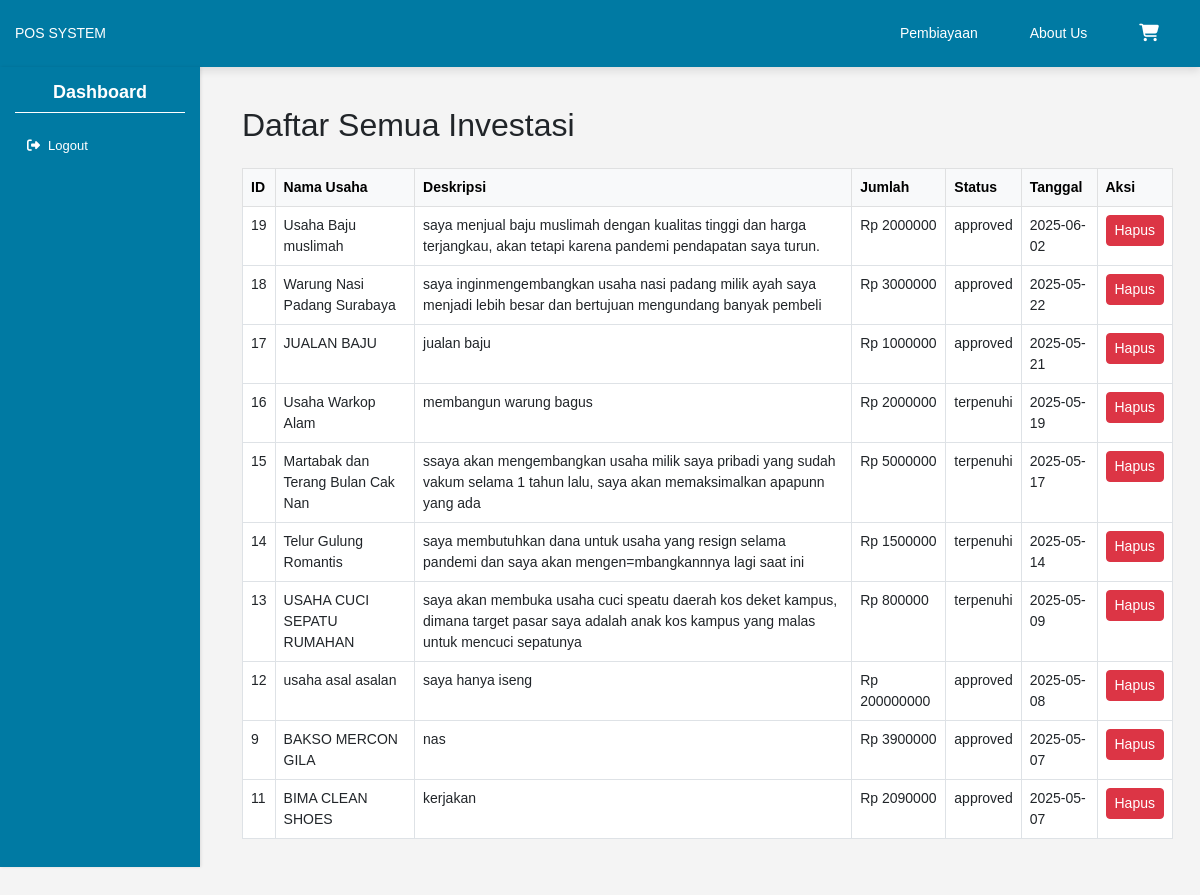
The app's page /admin/investasi with its own data.
### tables this page shows
CREATE TABLE crowdfunding_requests (
    id INTEGER PRIMARY KEY,
    business_name TEXT,
    investy_id INTEGER,
    amount INTEGER,
    description TEXT,
    status TEXT,
    document TEXT,
    created_at TEXT,
    cover_image TEXT
, funded_amount REAL DEFAULT 0, saldo INTEGER DEFAULT 0);

### hello.py (the view)
@app.route('/admin/investasi')
def semua_investasi():
    conn = get_db_connection()
    investasi = conn.execute("""
        SELECT id, business_name, description, amount, status, created_at
        FROM crowdfunding_requests
        ORDER BY created_at DESC
    """).fetchall()
    conn.close()
    return render_template('admin/semua_investasi.html', investasi=investasi)

### database.py (called while the page is built)
def get_db_connection():
    conn = sqlite3.connect(DATABASE_NAME)
    conn.row_factory = sqlite3.Row  # Mengembalikan hasil dalam bentuk dictionary
    return conn

### templates/admin/semua_investasi.html (shortened to what this page needs)
{% extends 'dashboard.html' %}
{% block content %}
<div class="container mt-4">
    <h2 class="mb-4">Daftar Semua Investasi</h2>
    {% if investasi %}
    <table class="table table-bordered table-hover">
        <thead class="table-light">
            <tr>
                <th>ID</th>
                <th>Nama Usaha</td>
                <th>Deskripsi</th>
                <th>Jumlah</th>
                <th>Status</th>
                <th>Tanggal</th>
                <th>Aksi</th>
            </tr>
        </thead>
        <tbody>
            {% for inv in investasi %}
            <tr>
                <td>{{ inv.id }}</td>
                <td>{{ inv.business_name }}</td>
                <td>{{ inv.description }}</td>
                <td>Rp {{ inv.amount }}</td>
                <td>{{ inv.status }}</td>
                <td>{{ inv.created_at }}</td>
                <td>
                    <form method="POST" action="{{ url_for('hapus_investasi', id=inv.id) }}" onsubmit="return confirm('Yakin ingin menghapus?');">
                        <button class="btn btn-sm btn-danger">Hapus</button>
                    </form>
                </td>
            </tr>
            {% endfor %}
        </tbody>
    </table>
    {% else %}
        <p class="text-muted">Tidak ada data investasi.</p>
    {% endif %}
</div>
{% endblock %}

### static/css/dashboard.css (style rules this page uses)
body { font-family: 'Poppins', Arial, sans-serif; font-size: 14px; margin: 0; padding: 0; box-sizing: border-box; background-color: #f4f4f4; }

### records on screen
crowdfunding_requests: id "19", business_name "Usaha Baju muslimah", description "saya menjual baju muslimah dengan kualitas tinggi dan harga terjangkau, akan tetapi karena pandemi pendapatan saya turun.", amount "2000000", status "approved", created_at "2025-06-02"
crowdfunding_requests: id "18", business_name "Warung Nasi Padang Surabaya", description "saya inginmengembangkan usaha nasi padang milik ayah saya menjadi lebih besar dan bertujuan mengundang banyak pembeli", amount "3000000", status "approved", created_at "2025-05-22"
crowdfunding_requests: id "17", business_name "JUALAN BAJU", description "jualan baju", amount "1000000", status "approved", created_at "2025-05-21"
crowdfunding_requests: id "16", business_name "Usaha Warkop Alam", description "membangun warung bagus", amount "2000000", status "terpenuhi", created_at "2025-05-19"
crowdfunding_requests: id "15", business_name "Martabak dan Terang Bulan Cak Nan", description "ssaya akan mengembangkan usaha milik saya pribadi yang sudah vakum selama 1 tahun lalu, saya akan memaksimalkan apapunn yang ada", amount "5000000", status "terpenuhi", created_at "2025-05-17"
crowdfunding_requests: id "14", business_name "Telur Gulung Romantis", description "saya membutuhkan dana untuk usaha yang resign selama pandemi dan saya akan mengen=mbangkannnya lagi saat ini", amount "1500000", status "terpenuhi", created_at "2025-05-14"
crowdfunding_requests: id "13", business_name "USAHA CUCI SEPATU RUMAHAN", description "saya akan membuka usaha cuci speatu daerah kos deket kampus, dimana target pasar saya adalah anak kos kampus yang malas untuk mencuci sepatunya", amount "800000", status "terpenuhi", created_at "2025-05-09"
crowdfunding_requests: id "12", business_name "usaha asal asalan", description "saya hanya iseng", amount "200000000", status "approved", created_at "2025-05-08"
crowdfunding_requests: id "9", business_name "BAKSO MERCON GILA", description "nas", amount "3900000", status "approved", created_at "2025-05-07"
crowdfunding_requests: id "11", business_name "BIMA CLEAN SHOES", description "kerjakan", amount "2090000", status "approved", created_at "2025-05-07"
